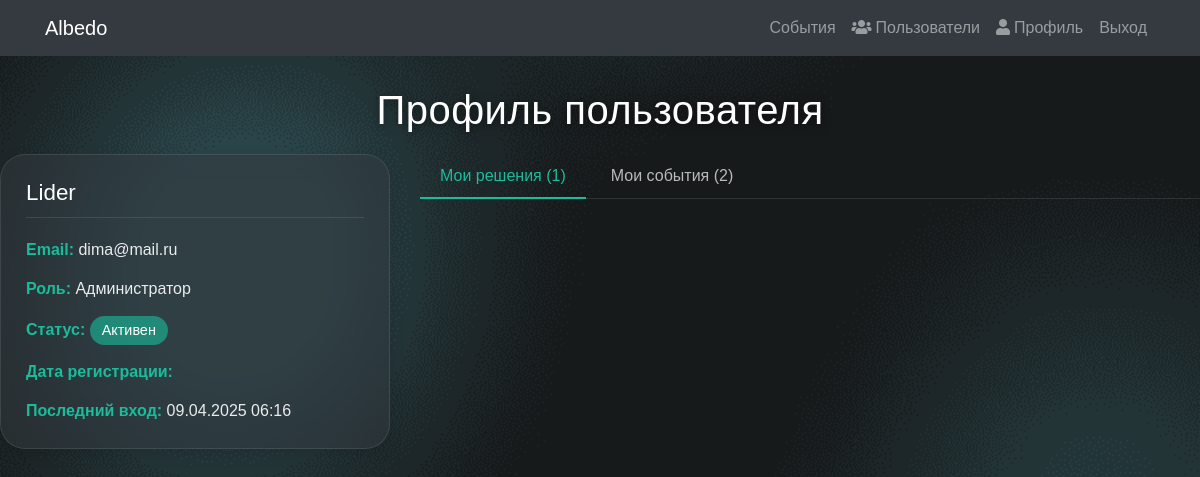
Before: /profile/ (signed in) with the older database file.
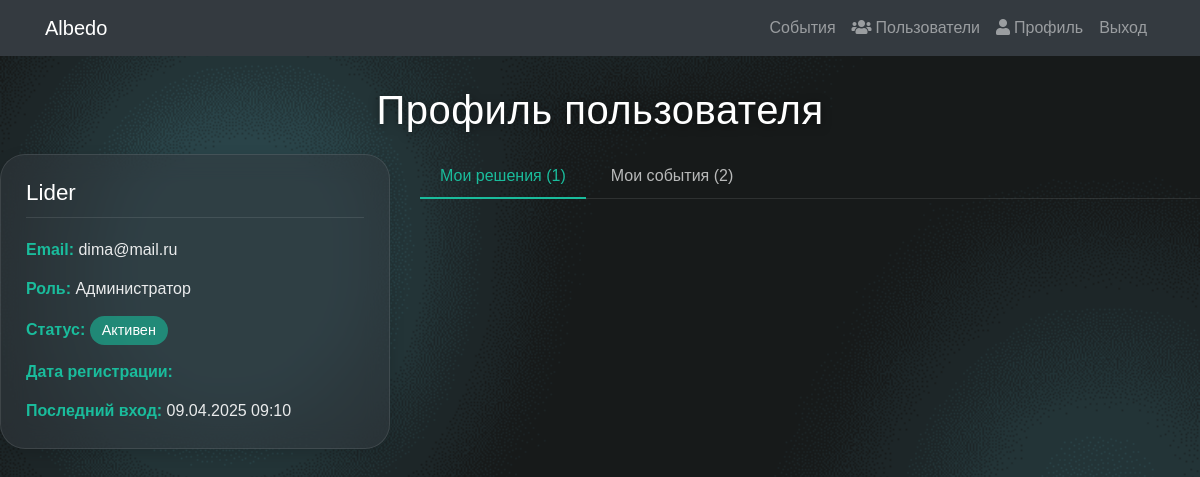
After: the same page with the newer database file.
### albedo/models.py (models this page shows, shortened)
class User(AbstractUser):
    ROLE_CHOICES = (
        ('user', 'Пользователь'),
        ('admin', 'Администратор'),
    )
    email = models.EmailField(unique=True)
    role = models.CharField(max_length=5, choices=ROLE_CHOICES, default='user')
    active = models.BooleanField(default=True)
    USERNAME_FIELD = 'username'
    REQUIRED_FIELDS = ['email']
    def get_role_display(self):
        return dict(self.ROLE_CHOICES).get(self.role, 'Неизвестно')

### albedo/views.py (the view)
# urls.py: path('profile/', views.profile, name='profile'),  # Новый URL для профиля
@login_required
def profile(request):
    user_solutions = Solution.objects.filter(user=request.user).order_by('-created_at')
    user_events = Event.objects.filter(user=request.user).order_by('-created_at')
    context = {
        'user': request.user,
        'solutions': user_solutions,
        'events': user_events
    }
    return render(request, 'albedo/profile.html', context)

### albedo/templates/albedo/profile.html (shortened to what this page needs)
{% extends 'albedo/base.html' %}
{% load static %}
{% block content %}
<div style="padding-top: 30px;">
    <h1 style="text-align: center; color: white; font-size: 2.5rem; margin-bottom: 20px; text-shadow: 0 2px 10px rgba(0,0,0,0.5); font-weight: 300; letter-spacing: 0.5px;">Профиль пользователя</h1>
</div>
<div style="display: flex; max-width: 1200px; margin: 0 auto; gap: 30px; flex-wrap: wrap;">
    <div style="flex: 1; min-width: 300px;">
        <div style="background-color: rgba(52, 58, 64, 0.5); border-radius: 25px; padding: 25px; backdrop-filter: blur(12px); border: 1px solid rgba(255,255,255,0.1); box-shadow: 0 5px 15px rgba(0,0,0,0.15);">
            <h4 style="color: white; margin-top: 0; margin-bottom: 20px; font-size: 1.4rem; border-bottom: 1px solid rgba(255,255,255,0.1); padding-bottom: 10px;">{{ user.username }}</h4>
            <p style="color: rgba(255,255,255,0.9); margin-bottom: 15px;"><strong style="color: #1ABC9C;">Email:</strong> {{ user.email }}</p>
            <p style="color: rgba(255,255,255,0.9); margin-bottom: 15px;"><strong style="color: #1ABC9C;">Роль:</strong> {{ user.get_role_display }}</p>
            <p style="color: rgba(255,255,255,0.9); margin-bottom: 15px;">
                <strong style="color: #1ABC9C;">Статус:</strong>
                <span style="display: inline-block; padding: 4px 12px; border-radius: 20px; font-size: 0.9rem; background-color: {% if user.active %}rgba(26, 188, 156, 0.6){% else %}rgba(231, 76, 60, 0.6){% endif %}; color: white; font-weight: 500;">
                    {% if user.active %}Активен{% else %}Заблокирован{% endif %}
                </span>
            </p>
            <p style="color: rgba(255,255,255,0.9); margin-bottom: 15px;"><strong style="color: #1ABC9C;">Дата регистрации:</strong> {{ user.date_joined|date:"d.m.Y" }}</p>
            <p style="color: rgba(255,255,255,0.9); margin-bottom: 0;"><strong style="color: #1ABC9C;">Последний вход:</strong> {{ user.last_login|date:"d.m.Y H:i"|default:"Нет данных" }}</p>
        </div>
    </div>
    <div style="flex: 2; min-width: 300px;">
        <div style="display: flex; border-bottom: 1px solid rgba(255,255,255,0.1); margin-bottom: 20px;">
            <button id="solutions-tab" class="profile-tab active" onclick="switchTab('solutions')">Мои решения ({{ solutions.count }})</button>
            <button id="events-tab" class="profile-tab" onclick="switchTab('events')">Мои события ({{ events.count }})</button>
        </div>
    </div>
</div>
{% endblock %}

Changed rows visible on the page:
changed User "Lider": last_login "09.04.2025 06:16" → "09.04.2025 09:10"
